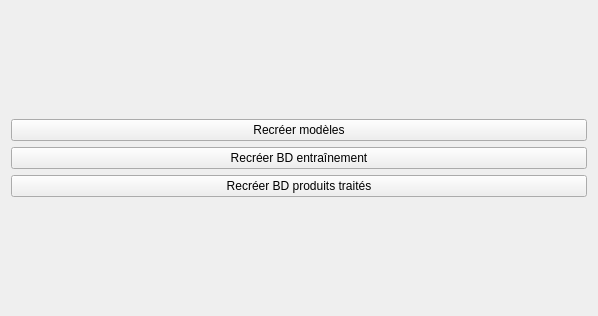
<?xml version="1.0" encoding="UTF-8"?>
<ui version="4.0">
 <class>Form</class>
 <widget class="QWidget" name="Form">
  <property name="geometry">
   <rect>
    <x>0</x>
    <y>0</y>
    <width>598</width>
    <height>316</height>
   </rect>
  </property>
  <property name="windowTitle">
   <string>Form</string>
  </property>
  <layout class="QVBoxLayout" name="verticalLayout">
   <item>
    <layout class="QVBoxLayout" name="verticalLayout_5">
     <item>
      <widget class="QPushButton" name="b_Recreer_Modeles">
       <property name="text">
        <string>Recréer modèles</string>
       </property>
      </widget>
     </item>
     <item>
      <widget class="QPushButton" name="b_Recreer_BD_Entrainement">
       <property name="text">
        <string>Recréer BD entraînement</string>
       </property>
      </widget>
     </item>
     <item>
      <widget class="QPushButton" name="b_Recreer_BD_PT">
       <property name="text">
        <string>Recréer BD produits traités</string>
       </property>
      </widget>
     </item>
    </layout>
   </item>
  </layout>
 </widget>
 <resources/>
 <connections/>
</ui>
